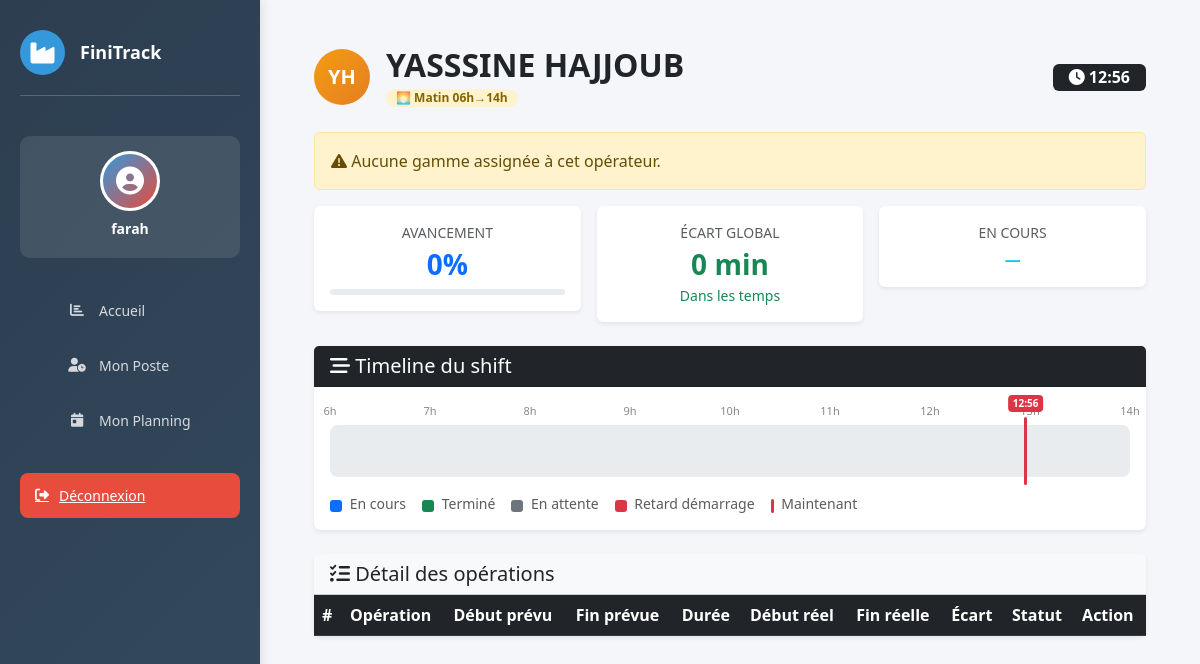
The app's page /planning/operateur/20/ (signed in) with its own data.
### website/models.py (models this page shows, shortened)
class Operateur(models.Model):
    SHIFT_CHOICES = [
        ('matin',      'Matin      (06h → 14h)'),
        ('normal',     'Normal     (08h → 17h)'),
        ('apres_midi', 'Après-midi (14h → 22h)'),
    ]
    nom    = models.CharField(max_length=100)
    prenom = models.CharField(max_length=100)
    poste  = models.IntegerField(null=True, blank=True)
    shift  = models.CharField(
        max_length=20,
        choices=SHIFT_CHOICES,
        default='normal',
        verbose_name="Type de shift"
    )
    user   = models.OneToOneField(
        User, null=True, blank=True,
        on_delete=models.SET_NULL,
        related_name='operateur_profil',
        verbose_name="Compte utilisateur"
    )
    photo_profil = models.ImageField(
    upload_to='operateurs/photos/',
    null=True,
    blank=True,
    verbose_name="Photo de profil"
)
    def __str__(self):
        return f"{self.prenom} {self.nom}"
    @property
    def shift_debut_hm(self):
        shift_times = {
            'matin':      (6, 0),        # 06h00 le matin
            'normal':     (8, 0),        # 08h00 (shift normal)
            'apres_midi': (14, 0),       # 14h00 (après-midi)
        }
        return shift_times.get(self.shift, (8, 0))
    @property
    def shift_fin_hm(self):
        shift_times = {
            'matin':      (14, 0),       # Finit à 14h00
            'normal':     (17, 0),       # Finit à 17h00
            'apres_midi': (22, 0),       # Finit à 22h00
        }
        return shift_times.get(self.shift, (17, 0))
    @property
    def shift_debut_minutes(self):
        h, m = self.shift_debut_hm
        return h * 60 + m
    @property
    def shift_duree_minutes(self):
        h_debut, m_debut = self.shift_debut_hm
        h_fin, m_fin = self.shift_fin_hm
        debut_minutes = h_debut * 60 + m_debut
        fin_minutes = h_fin * 60 + m_fin
        return fin_minutes - debut_minutes

class PlanningJournalier(models.Model):
    operateur = models.ForeignKey(Operateur, on_delete=models.CASCADE, related_name='plannings')
    date      = models.DateField()
    cree_le   = models.DateTimeField(auto_now_add=True)
    modifie_le = models.DateTimeField(auto_now=True)
    class Meta:
        unique_together = ('operateur', 'date')
        ordering = ['-date']
    @property
    def taches_ordonnees(self):
        return self.taches.all().order_by('ordre')
    @property
    def avancement(self):
        ops = list(self.taches.filter(type_tache='operation'))
        if not ops:
            return 0
        terminees = sum(1 for t in ops if t.statut == 'termine')
        return round(terminees / len(ops) * 100)
    @property
    def retard_global_minutes(self):
        total = 0
        for tache in self.taches.filter(type_tache='operation'):
            e = tache.ecart_fin_minutes
            if e is not None:
                total += e
        return total

### website/views.py (the view)
# urls.py: path('planning/operateur/<int:operateur_id>/',views.dashboard_operateur,name='dashboard_operateur'),
@login_required(login_url='home')
def dashboard_operateur(request, operateur_id):
    operateur   = get_object_or_404(Operateur,
     id=operateur_id)
    aujourd_hui = timezone.localdate() + timedelta(hours=1)
    planning = PlanningJournalier.objects.filter(
        operateur=operateur,
        date=aujourd_hui
    ).first()
    timeline_data = build_timeline_data(planning) if planning else None
    return render(request, 'planning/dashboard_operateur.html', {
        'operateur'    : operateur,
        'planning'     : planning,
        'timeline_data': timeline_data,
        'aujourd_hui'  : aujourd_hui,
        'has_gammes'   : GammeOperation.objects.filter(operateurs=operateur).exists(),
    })

### website/templates/planning/dashboard_operateur.html (shortened to what this page needs)
{% extends 'base.html' %}
{% load static %}
{% block content %}
{% with user_group=user.groups.all|first %}
<div class="container-fluid mt-3 px-4">
  <div class="d-flex justify-content-between align-items-center mb-4">
    <div class="d-flex align-items-center gap-3">
      <div class="op-avatar op-avatar--{{ operateur.shift }}" style="width:56px;height:56px;font-size:20px;">
        {{ operateur.prenom|first|upper }}{{ operateur.nom|first|upper }}
      </div>
      <div>
        <h2 class="mb-0 fw-bold">{{ operateur.prenom }} {{ operateur.nom }}</h2>
        <span class="badge shift-badge--{{ operateur.shift }}">
          {% if operateur.shift == 'matin' %}🌅 Matin 06h→14h
          {% elif operateur.shift == 'normal' %}☀️ Normal 08h→17h
          {% else %}🌙 Après-midi 14h→22h{% endif %}
        </span>
      </div>
    </div>
    <div class="d-flex gap-2 align-items-center">
      <span class="badge bg-dark fs-6 px-3"><i class="fas fa-clock"></i> <span id="clock">--:--</span></span>
    </div>
  </div>
  {% if not has_gammes %}
    <div class="alert alert-warning">
      <i class="fas fa-exclamation-triangle"></i>
      Aucune gamme assignée à cet opérateur.
    </div>
  {% endif %}
  {% if planning %}
  <div class="row g-3 mb-4">
    <div class="col-sm-4">
      <div class="card border-0 shadow-sm text-center py-3">
        <div class="text-muted small text-uppercase">Avancement</div>
        <div class="fs-3 fw-bold text-primary">{{ planning.avancement }}%</div>
        <div class="progress mx-3 mt-1" style="height:6px">
        </div>
      </div>
    </div>
    <div class="col-sm-4">
      <div class="card border-0 shadow-sm text-center py-3">
        <div class="text-muted small text-uppercase">Écart global</div>
        {% with r=planning.retard_global_minutes %}
          <div class="fs-3 fw-bold {% if r > 0 %}text-danger{% else %}text-success{% endif %}">
            {% if r > 0 %}+{% endif %}{{ r }} min
          </div>
          <small class="{% if r > 0 %}text-danger{% else %}text-success{% endif %}">
            {% if r > 0 %}Retard{% elif r < 0 %}Avance{% else %}Dans les temps{% endif %}
          </small>
        {% endwith %}
      </div>
    </div>
    <div class="col-sm-4">
      <div class="card border-0 shadow-sm text-center py-3">
        <div class="text-muted small text-uppercase">En cours</div>
        {% with ta=timeline_data.tache_attendue %}
          <div class="fs-6 fw-bold text-info mt-1">
            {% if ta %}{{ ta.nom }}{% else %}—{% endif %}
          </div>
        {% endwith %}
      </div>
    </div>
  </div>
  <div class="card border-0 shadow-sm mb-4">
    <div class="card-header bg-dark text-white">
      <h5 class="mb-0"><i class="fas fa-stream"></i> Timeline du shift</h5>
    </div>
    <div class="card-body">
      <div style="position:relative; height:18px; margin-bottom:4px;">
        {% for label in timeline_data.timeline_hours %}
        <span style="position:absolute; left:{{ label.pct }}%; font-size:11px;
                     color:#888; transform:translateX(-50%);">{{ label.h }}h</span>
        {% endfor %}
      </div>
      <div class="tl-bar">
        <div class="tl-now" id="tl-now" style="left:{{ timeline_data.now_pct }}%">
          <span class="tl-now-label" id="tl-now-label">{{ timeline_data.maintenant|date:"H:i:s" }}</span>
        </div>
      </div>
      <div class="d-flex flex-wrap gap-3 mt-3 small text-muted">
        <span><span class="legend-dot" style="background:#0d6efd"></span> En cours</span>
        <span><span class="legend-dot" style="background:#198754"></span> Terminé</span>
        <span><span class="legend-dot" style="background:#6c757d"></span> En attente</span>
        <span><span class="legend-dot" style="background:#dc3545"></span> Retard démarrage</span>
        <span><span style="display:inline-block;width:3px;height:14px;background:#dc3545;
                           border-radius:2px;vertical-align:middle;margin-right:4px;"></span> Maintenant</span>
      </div>
    </div>
  </div>
  <div class="card border-0 shadow-sm">
    <div class="card-header bg-light">
      <h5 class="mb-0"><i class="fas fa-tasks"></i> Détail des opérations</h5>
    </div>
    <div class="card-body p-0">
      <div class="table-responsive">
        <table class="table table-hover align-middle mb-0">
          <thead class="table-dark">
            <tr>
              <th>#</th>
              <th>Opération</th>
              <th>Début prévu</th>
              <th>Fin prévue</th>
              <th>Durée</th>
              <th>Début réel</th>
              <th>Fin réelle</th>
              <th>Écart</th>
              <th>Statut</th>
              <th>Action</th>
            </tr>
          </thead>
        </table>
      </div>
    </div>
  </div>
  {% endif %}
</div>
{% endwith %}
{% endblock %}

### website/templates/base.html (shortened to what this page needs)
{% load static %}
<!DOCTYPE html>
<html lang="fr">
<head>
    <link href="https://cdn.jsdelivr.net/npm/bootstrap@5.3.0/dist/css/bootstrap.min.css" rel="stylesheet">
    <link rel="stylesheet" href="https://cdnjs.cloudflare.com/ajax/libs/font-awesome/6.4.0/css/all.min.css">
</head>
<body>
    {% if user.is_authenticated %}
    <aside class="sidebar">
        <div class="sidebar-header">
            <div class="logo">
                <i class="fas fa-industry"></i>
            </div>
            <h3>FiniTrack</h3>
        </div>
        <div class="user-profile">
            <div class="user-avatar">
                <i class="fas fa-user-circle"></i>
            </div>
            <h6>{{ user.first_name|default:user.username }}</h6>
        </div>
        <ul class="sidebar-menu">
        {% if user.operateur_profil %}
             <li>
                <a href="{% url 'dashboard' %}">
                    <i class="fas fa-chart-bar"></i>
                    <span>Accueil </span>
                </a>
            </li>
            <li>
                <a href="{% url 'operateur_vue_simple' %}">
                    <i class="fas fa-user-clock"></i>
                    <span>Mon Poste</span>
                </a>
            </li>
            <li>
                <a href="{% url 'dashboard_operateur' operateur_id=user.operateur_profil.id %}">
                    <i class="fas fa-calendar-day"></i>
                    <span>Mon Planning</span>
                </a>
            </li>
        {% endif %}
        </ul>
        <a href="{% url 'logout' %}" class="logout-btn">
            <i class="fas fa-sign-out-alt"></i>
            <span>Déconnexion</span>
        </a>
    </aside>
    {% endif %}
    <div class="main-content">
        {% block content %}
        {% endblock %}
    </div>
</body>
</html>

### website/templates/base.html (style rules this page uses)
:root { --primary: #2c3e50; --secondary: #3498db; --danger: #e74c3c; --success: #27ae60; --warning: #f39c12; }
* { margin: 0; padding: 0; box-sizing: border-box; }
body { font-family: 'Segoe UI', Tahoma, Geneva, Verdana, sans-serif; background-color: #f5f6fa; }
.sidebar { position: fixed; top: 0; left: 0; height: 100vh; width: 260px; background: linear-gradient(135deg, var(--primary) 0%, #34495e 100%); color: white; padding: 30px 20px; overflow-y: auto; box-shadow: 2px 0 10px rgba(0,0,0,0.1); z-index: 1000; }
.sidebar-header { display: flex; align-items: center; gap: 15px; margin-bottom: 40px; padding-bottom: 20px; border-bottom: 1px solid rgba(255,255,255,0.2); }
.sidebar-header .logo { width: 45px; height: 45px; background: var(--secondary); border-radius: 50%; display: flex; align-items: center; justify-content: center; font-size: 24px; }
.sidebar-header h3 { font-size: 18px; font-weight: 700; margin: 0; }
.user-profile { background: rgba(255,255,255,0.1); padding: 15px; border-radius: 10px; margin-bottom: 30px; text-align: center; }
.user-avatar { width: 60px; height: 60px; background: linear-gradient(135deg, var(--secondary), var(--danger)); border-radius: 50%; margin: 0 auto 10px; display: flex; align-items: center; justify-content: center; font-size: 28px; border: 3px solid white; }
.user-profile h6 { margin: 10px 0 5px; font-weight: 600; font-size: 14px; }
.sidebar-menu { list-style: none; margin-bottom: 30px; }
.sidebar-menu li { margin-bottom: 10px; }
.sidebar-menu a { display: flex; align-items: center; gap: 12px; padding: 12px 15px; color: rgba(255,255,255,0.8); text-decoration: none; border-radius: 8px; transition: all 0.3s ease; font-size: 14px; }
.sidebar-menu i { width: 20px; text-align: center; }
.logout-btn { display: flex; align-items: center; gap: 10px; width: 100%; padding: 12px 15px; background: var(--danger); color: white; border: none; border-radius: 8px; cursor: pointer; font-size: 14px; transition: all 0.3s ease; text-align: left; }
.main-content { margin-left: 260px; padding: 30px; min-height: 100vh; }

### website/templates/planning/dashboard_operateur.html (style rules this page uses)
.op-avatar { border-radius: 50%; display: flex; align-items: center; justify-content: center; font-weight: 700; color: #fff; flex-shrink: 0; }
.op-avatar--matin { background: linear-gradient(135deg,#f39c12,#e67e22); }
.shift-badge--matin { background:#fff3cd; color:#856404; border-radius:20px; padding:3px 10px; font-size:12px; }
.tl-bar { position:relative; height:52px; background:#e9ecef; border-radius:8px; overflow:visible; }
.tl-now { position:absolute; top:-8px; bottom:-8px; width:3px; background:#dc3545; border-radius:2px; z-index:20; }
.tl-now-label { position:absolute; top:-22px; left:50%; transform:translateX(-50%); background:#dc3545; color:#fff; font-size:10px; font-weight:700; padding:1px 5px; border-radius:4px; white-space:nowrap; }
.legend-dot { display:inline-block; width:12px; height:12px; border-radius:3px; margin-right:4px; vertical-align:middle; }

### records on screen
Operateur: prenom|first "Y", nom|first "H", prenom "YASSSINE", nom "HAJJOUB"
PlanningJournalier: avancement "0"

### other values on screen
{{ user.first_name|default:user.username }} "farah"
{{ r }} "0"
{{ label.h }} "6" "7" "8" "9" "10" "11" "12" "14"
